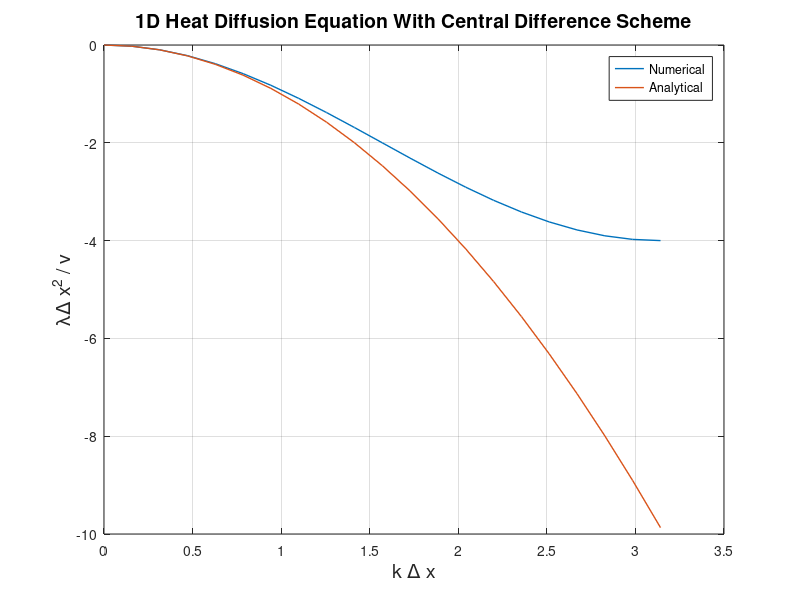
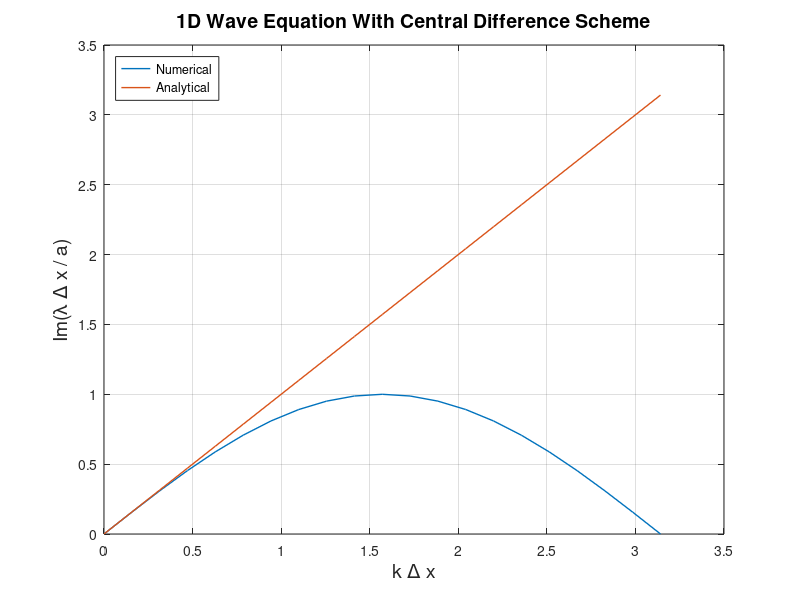
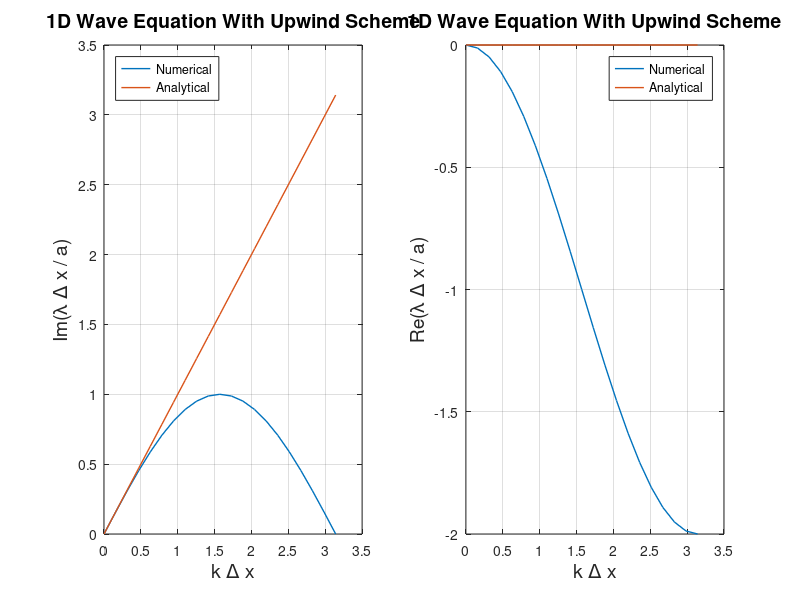

These figures' MATLAB source, in order:
clc
clear
close all

kdx = 0:pi/20:pi;

% 1D heat equation with central diff scheme
h_num = -2*(1-cos(kdx));
h_an = -(kdx).^2;
figure
plot(kdx,h_num,'linewidth',1)
hold on
grid on
plot(kdx,h_an,'linewidth',1)
legend('Numerical','Analytical')
xlabel('k \Delta x','fontsize',14), ylabel('\lambda\Delta x^2 / \nu','fontsize',14)
title('1D Heat Diffusion Equation With Central Difference Scheme','fontsize', 14)
hold off

% 1D wave equation with central diff scheme
w1_num = sin(kdx);
w1_an = kdx;
figure
plot(kdx,w1_num,'linewidth',1)
hold on
grid on
plot(kdx,w1_an,'linewidth',1)
legend('Numerical','Analytical','location','northwest')
xlabel('k \Delta x','fontsize',14), ylabel('Im(\lambda \Delta x / a)','fontsize',14)
title('1D Wave Equation With Central Difference Scheme','fontsize', 14)
hold off

% 1D wave equation with upwind scheme
w2_num_Im = sin(kdx);
w2_an_Im = kdx;
figure
subplot(1,2,1)
plot(kdx,w2_num_Im,'linewidth',1)
hold on
grid on
plot(kdx,w2_an_Im,'linewidth',1)
legend('Numerical','Analytical','location','northwest')
xlabel('k \Delta x','fontsize',14), ylabel('Im(\lambda \Delta x / a)','fontsize',14)
title('1D Wave Equation With Upwind Scheme','fontsize', 14)
hold off

w2_num_Re = -(1 - cos(kdx));
w2_an_Re = 0*kdx;
subplot(1,2,2)
plot(kdx,w2_num_Re,'linewidth',1)
hold on
grid on
plot(kdx,w2_an_Re,'linewidth',1)
legend('Numerical','Analytical','location','northeast')
xlabel('k \Delta x','fontsize',14), ylabel('Re(\lambda \Delta x / a)','fontsize',14)
title('1D Wave Equation With Upwind Scheme','fontsize', 14)
